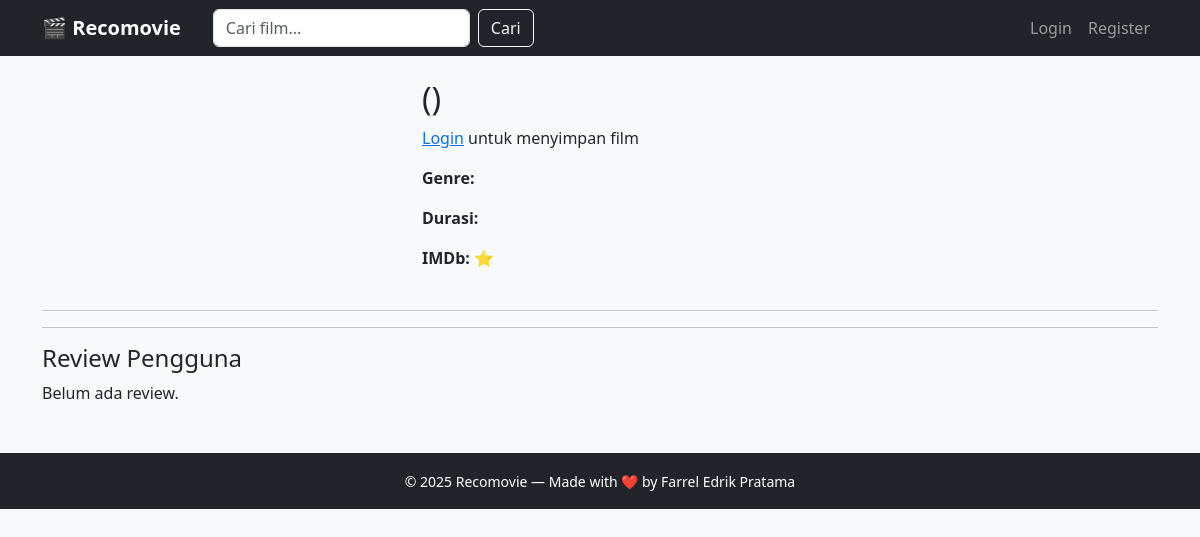
Page /tt0121766/ on the earlier database version.
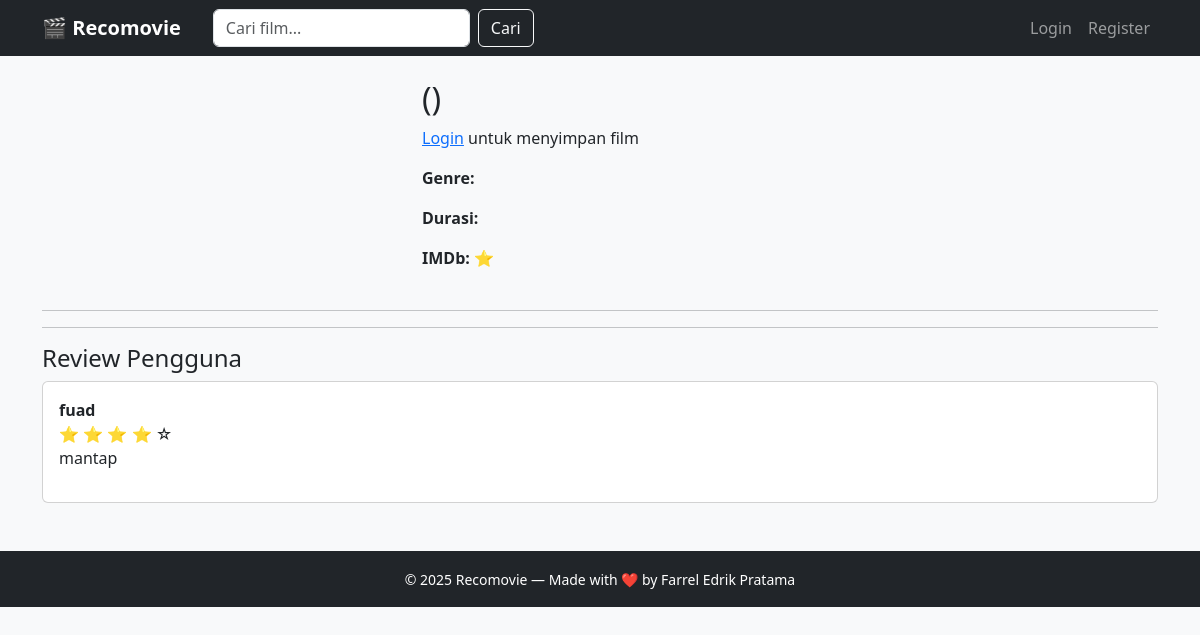
Same page on the later database version.
### reviews/models.py (models this page shows, shortened)
class Review(models.Model):
    user = models.ForeignKey(User, on_delete=models.CASCADE)
    imdb_id = models.CharField(max_length=20)
    rating = models.IntegerField()
    comment = models.TextField()
    created_at = models.DateTimeField(auto_now_add=True)

### movies/views.py (the view)
# urls.py: path("<str:imdb_id>/", views.detail, name="detail"),
def detail(request, imdb_id):
    movie = get_movie_detail(imdb_id)
    reviews = Review.objects.filter(imdb_id=imdb_id)
    is_bookmarked = False
    if request.user.is_authenticated:
        is_bookmarked = Bookmark.objects.filter(
            user=request.user,
            imdb_id=imdb_id
        ).exists()
    return render(request, "movies/detail.html", {
        "movie": movie,
        "reviews": reviews,
        "is_bookmarked": is_bookmarked
    })

### movies/services.py (called while the page is built)
def get_movie_detail(imdb_id):
    try:
        response = requests.get(
            "http://omdbapi.com/",
            params={
                "apikey": settings.OMDB_API_KEY,
                "i": imdb_id,
                "plot": "full"
            },
            timeout=10
        )
        return response.json()
    except requests.exceptions.RequestException:
        return {"Response": "False"}

### templates/movies/detail.html (shortened to what this page needs)
{% extends "base.html" %}
{% block content %}
<div class="row mb-4">
  <div class="col-md-4">
  </div>
  <div class="col-md-8">
    <h2>{{ movie.Title }} ({{ movie.Year }})</h2>
    {% if user.is_authenticated %}
      {% if is_bookmarked %}
        <span class="badge bg-success mb-2">
          ✔ Sudah dibookmark
        </span>
        <form
          method="post"
          action="{% url 'remove_bookmark' movie.imdbID %}"
          class="mt-2"
        >
          {% csrf_token %}
          <button class="btn btn-outline-danger btn-sm">
            🗑️ Hapus Bookmark
          </button>
        </form>
      {% else %}
        <form
          method="post"
          action="{% url 'add_bookmark' %}"
          class="mt-2"
        >
          {% csrf_token %}
          <input type="hidden" name="imdb_id" value="{{ movie.imdbID }}">
          <input type="hidden" name="title" value="{{ movie.Title }}">
          <input type="hidden" name="poster" value="{{ movie.Poster }}">
          <button class="btn btn-outline-warning btn-sm">
            ⭐ Simpan ke Bookmark
          </button>
        </form>
      {% endif %}
    {% else %}
      <p>
        <a href="/accounts/login/">Login</a> untuk menyimpan film
      </p>
    {% endif %}
    <p class="mt-3"><strong>Genre:</strong> {{ movie.Genre }}</p>
    <p><strong>Durasi:</strong> {{ movie.Runtime }}</p>
    <p><strong>IMDb:</strong> ⭐ {{ movie.imdbRating }}</p>
  </div>
</div>
<hr>
<hr>
<h4>Review Pengguna</h4>
{% for review in reviews %}
  <div class="card mb-3">
    <div class="card-body">
      <strong>{{ review.user.username }}</strong>
      <div>
        {% for i in "12345" %}
          {% if forloop.counter <= review.rating %}⭐{% else %}☆{% endif %}
        {% endfor %}
      </div>
      <p>{{ review.comment }}</p>
    </div>
  </div>
{% empty %}
  <p>Belum ada review.</p>
{% endfor %}
{% endblock %}

### templates/base.html (shortened to what this page needs)
<!DOCTYPE html>
<html lang="id">
  <head>
    <link
      href="https://cdn.jsdelivr.net/npm/bootstrap@5.3.2/dist/css/bootstrap.min.css"
      rel="stylesheet"
    />
  </head>
  <body class="bg-light">
    <nav class="navbar navbar-expand-lg navbar-dark bg-dark">
      <div class="container">
        <a class="navbar-brand fw-bold" href="/">🎬 Recomovie</a>
        <div class="collapse navbar-collapse" id="navbarNav">
          <form
            class="d-flex ms-lg-3 my-2 my-lg-0"
            method="get"
            action="/search/"
          >
            <input
              class="form-control me-2"
              type="search"
              name="q"
              placeholder="Cari film..."
              required
            />
            <button class="btn btn-outline-light">Cari</button>
          </form>
          <ul class="navbar-nav ms-auto align-items-lg-center">
            {% if user.is_authenticated %}
              <li class="nav-item">
                <a class="nav-link" href="/accounts/profile/">
                  👤 {{ user.username }}
                </a>
              </li>
            {% else %}
              <li class="nav-item">
                <a class="nav-link" href="/accounts/login/">Login</a>
              </li>
              <li class="nav-item">
                <a class="nav-link" href="/accounts/register/">Register</a>
              </li>
            {% endif %}
          </ul>
        </div>
      </div>
    </nav>
    <main class="container mt-4 mb-5">
      {% block content %}
      {% endblock %}
    </main>
    <footer class="bg-dark text-white text-center py-3">
      <small>
        © 2025 Recomovie — Made with ❤️ by Farrel Edrik Pratama
      </small>
    </footer>
  </body>
</html>

Differences in the rows shown:
added Review: user.username "fuad", rating 4 (drawn), comment "mantap"
Other differences:
text no longer shown: "Belum ada review."
